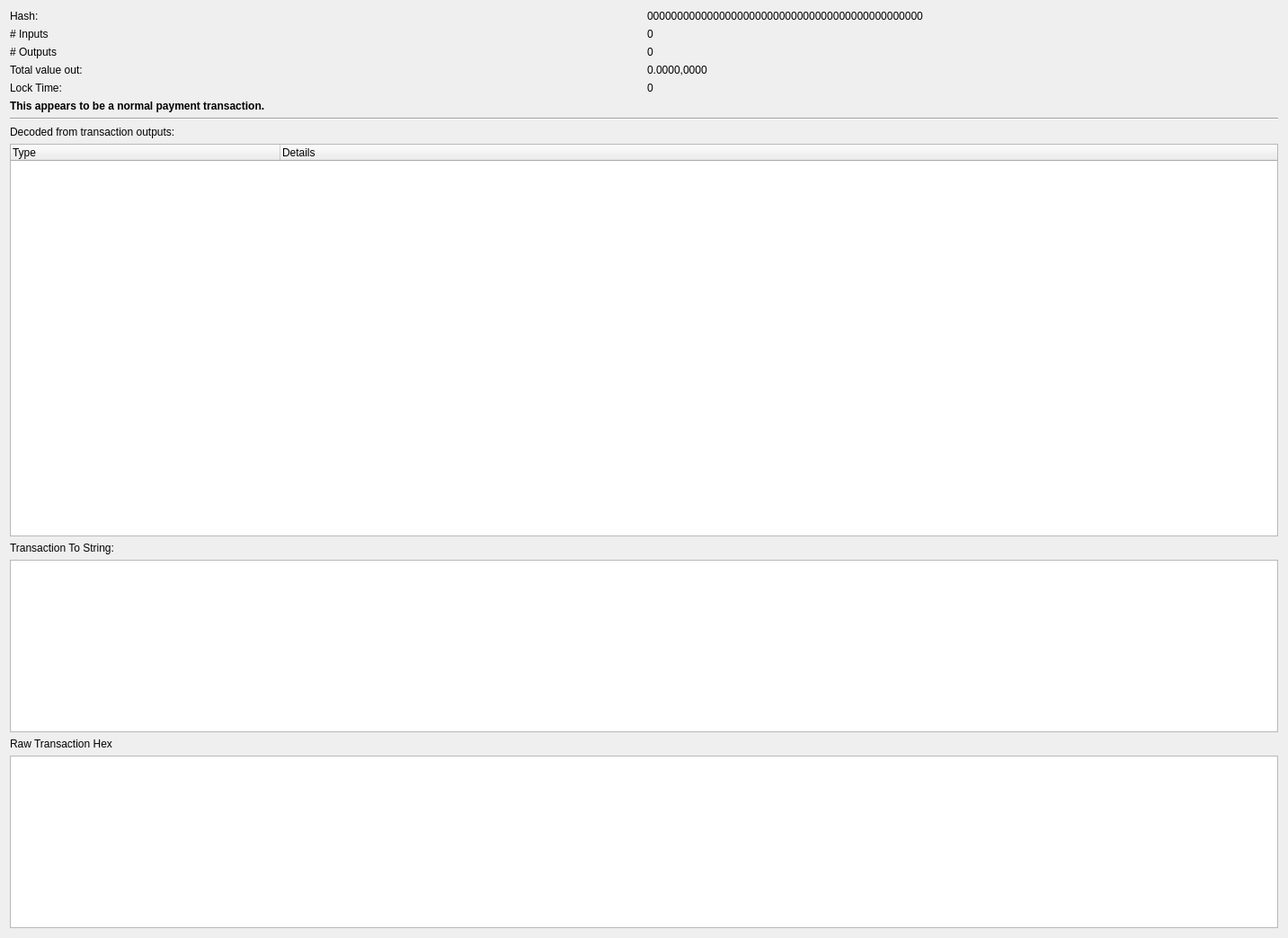
<?xml version="1.0" encoding="UTF-8"?>
<ui version="4.0">
 <class>TxDetails</class>
 <widget class="QDialog" name="TxDetails">
  <property name="geometry">
   <rect>
    <x>0</x>
    <y>0</y>
    <width>1433</width>
    <height>1044</height>
   </rect>
  </property>
  <property name="windowTitle">
   <string>Transaction Details</string>
  </property>
  <layout class="QGridLayout" name="gridLayout">
   <item row="0" column="1">
    <widget class="QLabel" name="labelHash">
     <property name="text">
      <string>0000000000000000000000000000000000000000000000</string>
     </property>
    </widget>
   </item>
   <item row="6" column="0" colspan="2">
    <widget class="Line" name="line">
     <property name="orientation">
      <enum>Qt::Horizontal</enum>
     </property>
    </widget>
   </item>
   <item row="5" column="0" colspan="2">
    <widget class="QLabel" name="labelNote">
     <property name="font">
      <font>
       <weight>75</weight>
       <bold>true</bold>
      </font>
     </property>
     <property name="text">
      <string>This appears to be a normal payment transaction.</string>
     </property>
    </widget>
   </item>
   <item row="11" column="0" colspan="2">
    <widget class="QLabel" name="label_2">
     <property name="text">
      <string>Raw Transaction Hex</string>
     </property>
    </widget>
   </item>
   <item row="3" column="0">
    <widget class="QLabel" name="label_8">
     <property name="text">
      <string>Total value out:</string>
     </property>
    </widget>
   </item>
   <item row="2" column="0">
    <widget class="QLabel" name="label_6">
     <property name="text">
      <string># Outputs</string>
     </property>
    </widget>
   </item>
   <item row="4" column="1">
    <widget class="QLabel" name="labelLockTime">
     <property name="text">
      <string>0</string>
     </property>
    </widget>
   </item>
   <item row="9" column="0" colspan="2">
    <widget class="QLabel" name="label">
     <property name="text">
      <string>Transaction To String:</string>
     </property>
    </widget>
   </item>
   <item row="1" column="1">
    <widget class="QLabel" name="labelNumIn">
     <property name="text">
      <string>0</string>
     </property>
    </widget>
   </item>
   <item row="3" column="1">
    <widget class="QLabel" name="labelValueOut">
     <property name="text">
      <string>0.0000,0000</string>
     </property>
    </widget>
   </item>
   <item row="4" column="0">
    <widget class="QLabel" name="label_10">
     <property name="text">
      <string>Lock Time:</string>
     </property>
    </widget>
   </item>
   <item row="2" column="1">
    <widget class="QLabel" name="labelNumOut">
     <property name="text">
      <string>0</string>
     </property>
    </widget>
   </item>
   <item row="12" column="0" colspan="2">
    <widget class="QTextBrowser" name="textBrowserHex">
     <property name="sizePolicy">
      <sizepolicy hsizetype="Expanding" vsizetype="Maximum">
       <horstretch>0</horstretch>
       <verstretch>0</verstretch>
      </sizepolicy>
     </property>
    </widget>
   </item>
   <item row="1" column="0">
    <widget class="QLabel" name="label_4">
     <property name="text">
      <string># Inputs</string>
     </property>
    </widget>
   </item>
   <item row="10" column="0" colspan="2">
    <widget class="QTextBrowser" name="textBrowserTx">
     <property name="sizePolicy">
      <sizepolicy hsizetype="Expanding" vsizetype="Maximum">
       <horstretch>0</horstretch>
       <verstretch>0</verstretch>
      </sizepolicy>
     </property>
     <property name="lineWrapMode">
      <enum>QTextEdit::NoWrap</enum>
     </property>
    </widget>
   </item>
   <item row="0" column="0">
    <widget class="QLabel" name="label_3">
     <property name="text">
      <string>Hash:</string>
     </property>
    </widget>
   </item>
   <item row="8" column="0" colspan="2">
    <widget class="QTreeWidget" name="treeWidgetDecoded">
     <attribute name="headerMinimumSectionSize">
      <number>50</number>
     </attribute>
     <attribute name="headerDefaultSectionSize">
      <number>300</number>
     </attribute>
     <column>
      <property name="text">
       <string>Type</string>
      </property>
     </column>
     <column>
      <property name="text">
       <string>Details</string>
      </property>
     </column>
    </widget>
   </item>
   <item row="7" column="0" colspan="2">
    <widget class="QLabel" name="label_12">
     <property name="text">
      <string>Decoded from transaction outputs:</string>
     </property>
    </widget>
   </item>
  </layout>
 </widget>
 <resources/>
 <connections/>
</ui>
